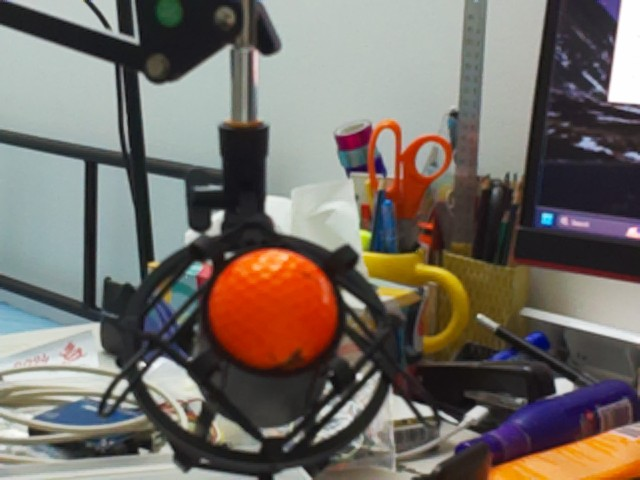
#> input picture pi-5/modules/test.jpg, 640 x 480 px, given in place of the camera
$ python test3.py
#> lines starting #> are read from the running program, lines starting #| are printed output that depends on the picture; after the words box and inside, x2 and y2 are one past the last pixel; in counts of white or black regions, pixels touching at a corner belong together
#> further down, img is the input picture: shape (480, 640, 3); mean B, G, R 102.1, 109.1, 116.3
import cv2
import numpy as np
frameWidth = 640
frameHeight = 480
cap = cv2.VideoCapture(0)
cap.set(3, frameWidth)
cap.set(4, frameHeight)
cap.set(10,150)

myColors = [[5,107,0,19,255,255],
            [133,56,0,159,156,255],
            [57,76,0,100,255,255],
            [90,48,0,118,255,255]]
myColorValues = [[51,153,255],          ## BGR
                 [255,0,255],
                 [0,255,0],
                 [255,0,0]]

myPoints =  []  ## [x , y , colorId ]

def findColor(img,myColors,myColorValues):
    imgHSV = cv2.cvtColor(img, cv2.COLOR_BGR2HSV)
#> imgHSV: shape (480, 640, 3); mean H, S, V 67.6, 57.8, 123.5
    count = 0
    newPoints=[]
    for color in myColors:
        lower = np.array(color[0:3])
        upper = np.array(color[3:6])
        mask = cv2.inRange(imgHSV,lower,upper)
        x,y=getContours(mask)
        cv2.circle(imgResult,(x,y),15,myColorValues[count],cv2.FILLED)
        if x!=0 and y!=0:
            newPoints.append([x,y,count])
        count +=1
#> this loop made 4 passes
#> (x, y) on passes 1 to 4: (384, 119), (602, 192), (167, 0), (138, 76)
#> pass 1, in findColor, `mask = cv2.inRange(imgHSV,lower,upper)`:
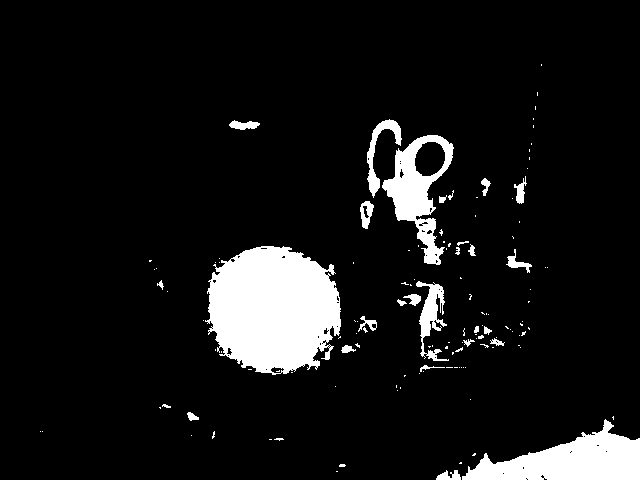
#> mask: shape (480, 640); 8.7% white; 131 white regions (103 under 20 px), largest, box (x1, y1, x2, y2) and area: (205, 246, 341, 375) 13297, (462, 419, 640, 480) 5689, (382, 135, 454, 265) 3566
#> pass 2, in findColor, `mask = cv2.inRange(imgHSV,lower,upper)`:
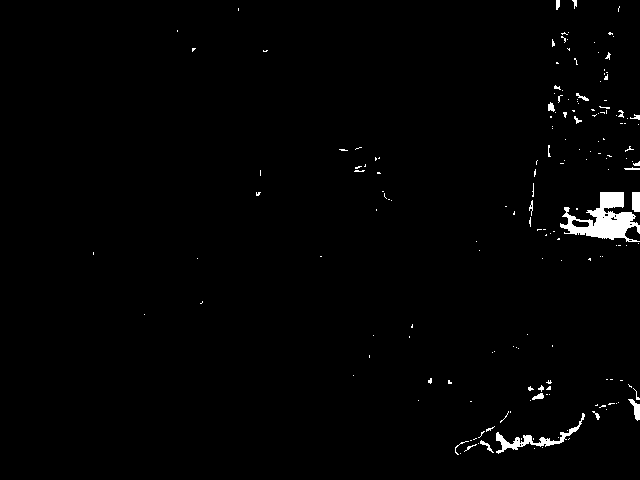
#> mask: shape (480, 640); 1.3% white; 177 white regions (154 under 20 px), largest, box (x1, y1, x2, y2) and area: (560, 192, 640, 242) 1843, (496, 413, 585, 454) 593, (632, 192, 640, 212) 156
#> pass 3, in findColor, `mask = cv2.inRange(imgHSV,lower,upper)`:
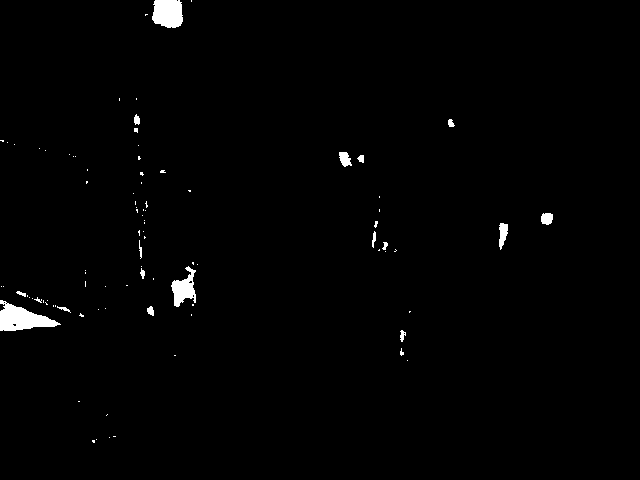
#> mask: shape (480, 640); 1.1% white; 92 white regions (75 under 20 px), largest, box (x1, y1, x2, y2) and area: (0, 300, 61, 331) 1006, (152, 0, 183, 28) 745, (171, 266, 196, 307) 538
#> after the loop:
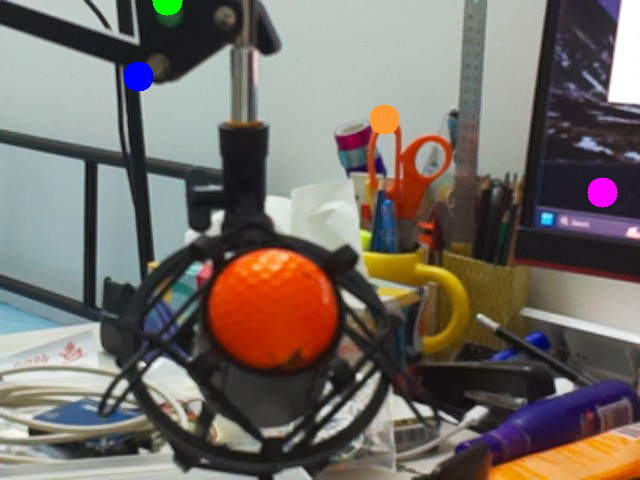
#> imgResult: shape (480, 640, 3); 0.81% of pixels changed, all inside (x1, y1, x2, y2) = (123, 0, 618, 208)
#> after the loop:
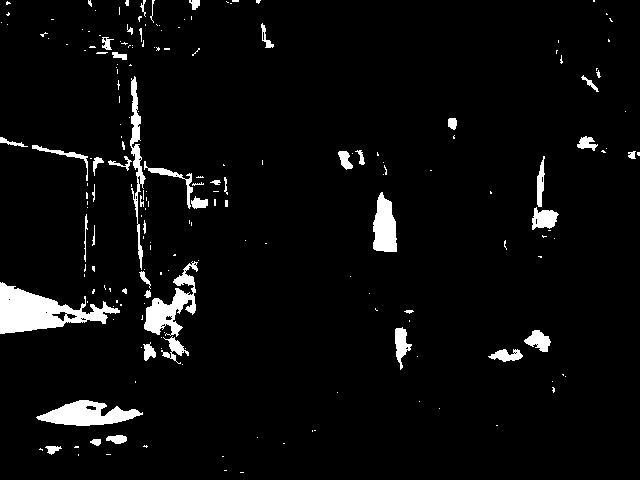
#> mask: shape (480, 640); 4.5% white; 199 white regions (148 under 20 px), largest, box (x1, y1, x2, y2) and area: (0, 282, 120, 334) 2954, (36, 400, 143, 426) 1591, (144, 261, 198, 337) 1521
#> after the loop, count = 4; newPoints = [[384, 119, 0], [602, 192, 1], [138, 76, 3]]
        #cv2.imshow(str(color[0]),mask)
    return newPoints

def getContours(img):
    contours,hierarchy = cv2.findContours(img,cv2.RETR_EXTERNAL,cv2.CHAIN_APPROX_NONE)
    x,y,w,h = 0,0,0,0
    for cnt in contours:
        area = cv2.contourArea(cnt)
        if area>500:
            #cv2.drawContours(imgResult, cnt, -1, (255, 0, 0), 3)
            peri = cv2.arcLength(cnt,True)
            approx = cv2.approxPolyDP(cnt,0.02*peri,True)
            x, y, w, h = cv2.boundingRect(approx)
    return x+w//2,y

def drawOnCanvas(myPoints,myColorValues):
    for point in myPoints:
        cv2.circle(imgResult, (point[0], point[1]), 10, myColorValues[point[2]], cv2.FILLED)


while True:
    success, img = cap.read()
    imgResult = img.copy()
    newPoints = findColor(img, myColors,myColorValues)
#> newPoints = [[384, 119, 0], [602, 192, 1], [138, 76, 3]]

    print(newPoints)
#| [[384, 119, 0], [602, 192, 1], [138, 76, 3]]

    if len(newPoints)!=0:
        for newP in newPoints:
            myPoints.append(newP)
#> this loop made 3 passes
#> after the loop, myPoints = [[384, 119, 0], [602, 192, 1], [138, 76, 3]]
    if len(myPoints)!=0:
        drawOnCanvas(myPoints,myColorValues)
#> the loop in drawOnCanvas, `for point in myPoints:` made 3 passes


    cv2.imshow("Result", imgResult)
    if cv2.waitKey(1) & 0xFF == ord('q'):
#> (key q is pressed here)
        break
